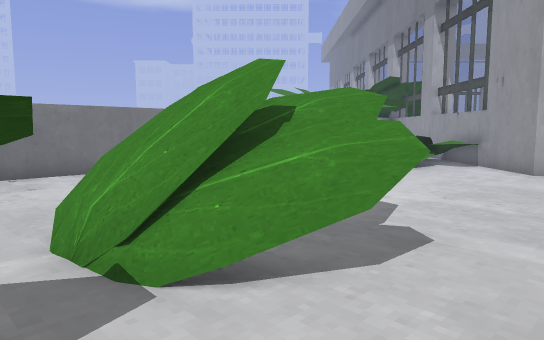
View 1 (above)

16 first-person views from a walk through a Godot game level. The camera is 1.3 m above the floor, tilts 6° down and sees 70° across. The floor is counted in squares, 1.8 m on a side. Each view is taken from the middle of a square. On the plan, view 1 faces up. The plan holds only what a view shows up to about 12 squares ahead; the rest is blank. The place goes on beyond the plan. Characters and animated objects are left out. Some surface patterns are stand-ins.

View 2
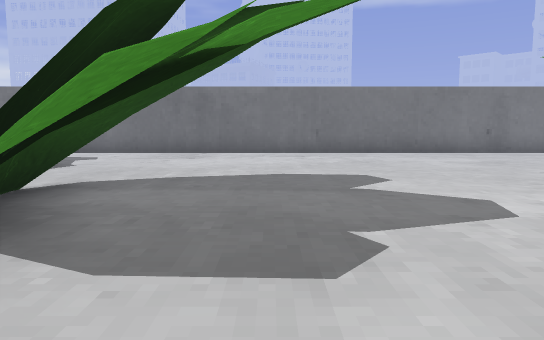

View 3
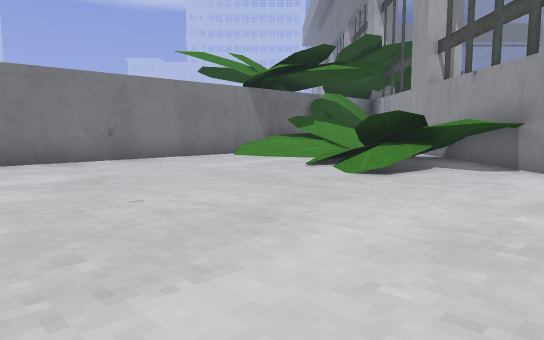

View 4
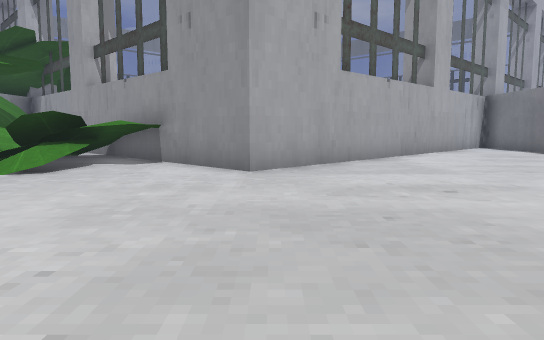

View 5
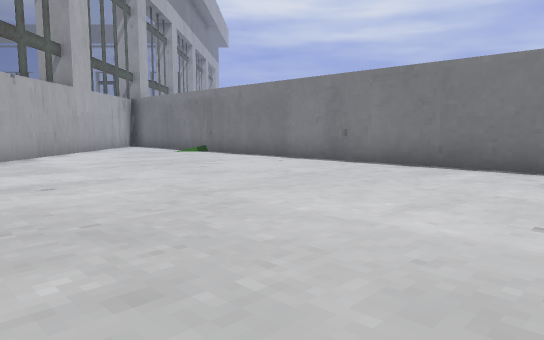

View 6
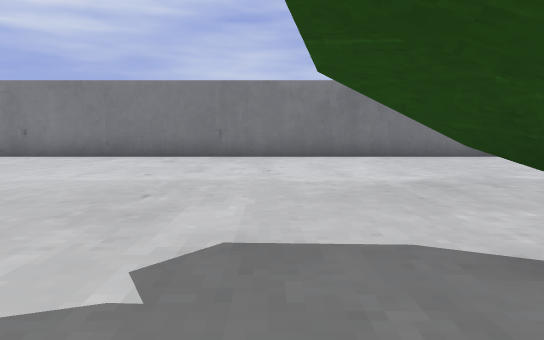

View 7
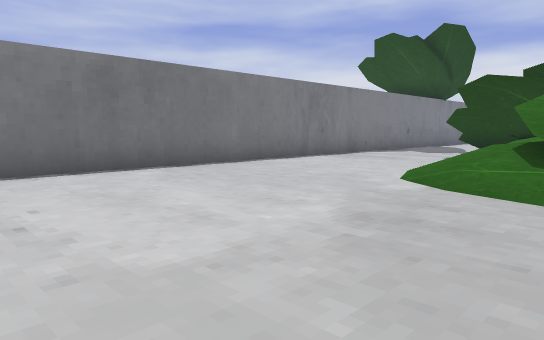

View 8
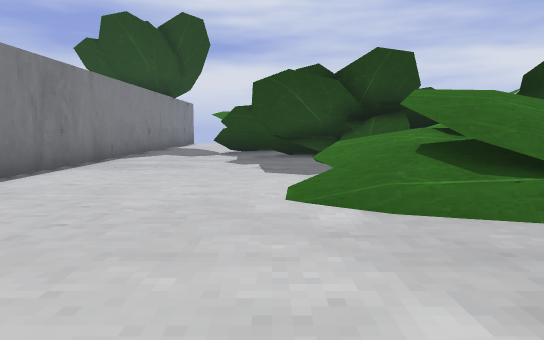

View 9
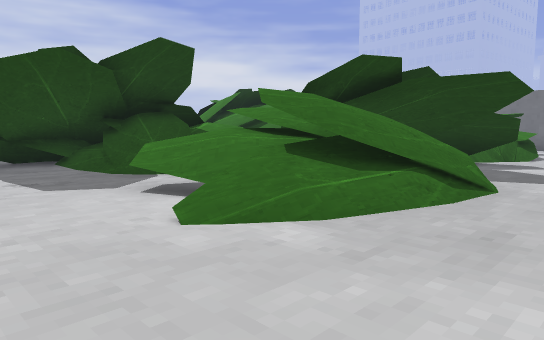

View 10
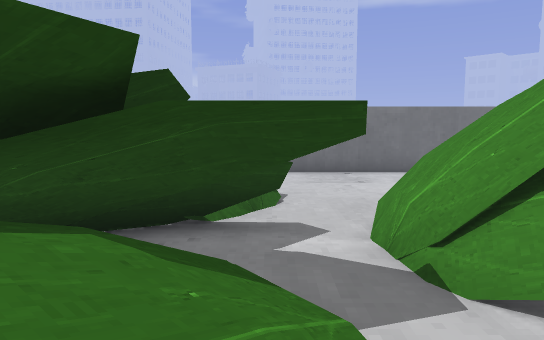

View 11
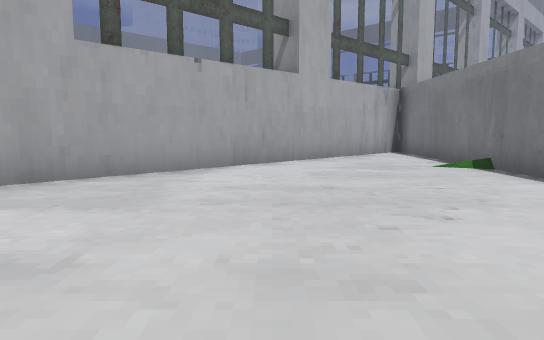

View 12
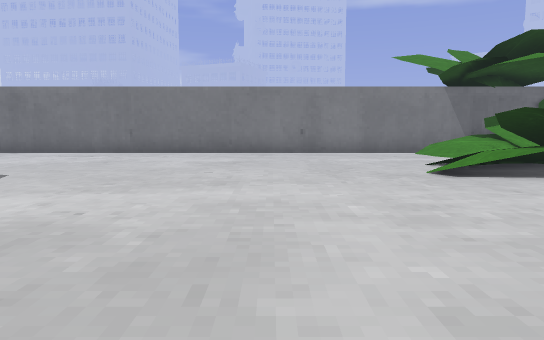

View 13
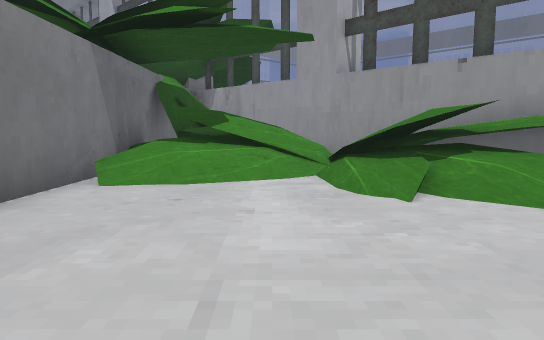

View 14
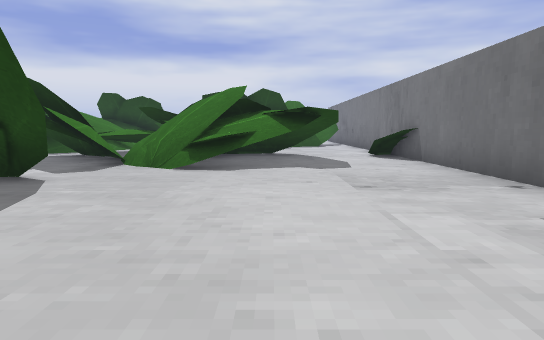

View 15
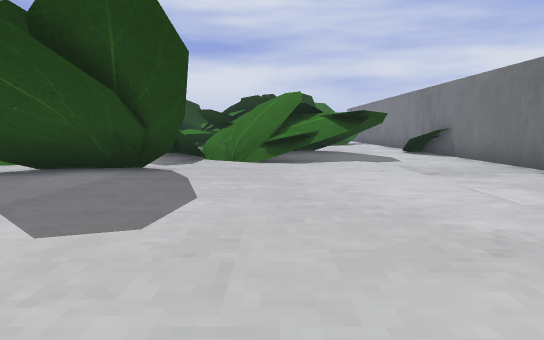

View 16
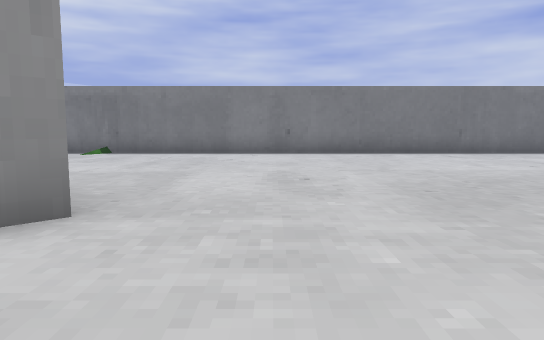

### Floor plan
Key: @ floor where view 1 was taken; # wall or solid block; . main floor; : floor 3.75 m higher than the main floor; / step, stairs or slope; = window, fence, low wall or low ledge; ^ raised ledge.
Columns run from 10 left of view 1 to 19 right of it. Each row starts with its distance up from view 1.
 21                ###
 20              ###  #
 19            ###/=  #
 18           ##//// .#
 17          ##...////#
 16         ##..../=//^
 15        ##.....////^
 14       ##......./ /^
 13      ##......../..#
 12     ##............#
 11    ##.............############
 10   ##.........................#
  9  ##.........................##
  8 ##.........................##
  7 #.........................##
  6 #. #.....................##
  5     #=..#...............##
  4     ==#.####...........##
  3     ###..=............##
  2     =^##/=...........##
  1      ^###//.........##
  0      =##^/@........##
 -1       ^ //=/......##
 -2        =.///.....##
 -3        :........##
 -4         .......##
 -5         ......##
 -6        ##....##
 -7         ....##
 -8         ...##
 -9         ..##
-10         .##

Where each view was taken, in squares from view 1:
view 1: 0 up, 0 right, facing up
view 2: 3 up, 3 right, facing up-left
view 3: 7 up, 3 right, facing up
view 4: 6 up, 3 right, facing up-right
view 5: 5 up, 3 right, facing right
view 6: 6 up, 0 right, facing down-right
view 7: 4 up, 3 right, facing down
view 8: 1 up, 4 right, facing down-left
view 9: 1 down, 4 right, facing left
view 10: 0 up, 0 right, facing up-left
view 11: 5 up, 8 right, facing up-right
view 12: 7 up, 7 right, facing up-left
view 13: 13 up, 0 right, facing up-right
view 14: 11 up, 1 left, facing down-left
view 15: 11 up, 1 right, facing down-left
view 16: 12 up, 4 right, facing down-right
